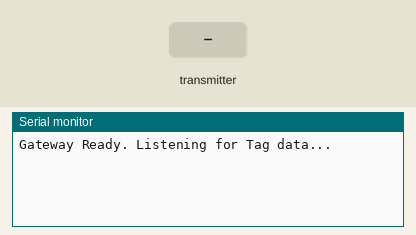
The sketch below on a simulated ESP32. Parts: the last lines printed to the serial monitor. Inputs (shaded band) come from the test bench.

Above: at 1.2 s.
1.3 s: the transmitter starts sending tag_id = 0
At 1.8 s:
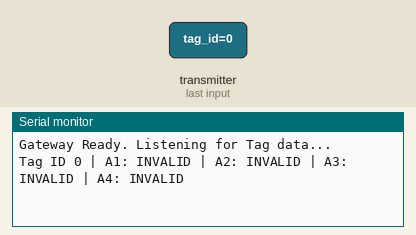
3.3 s: the transmitter starts sending distances.0 = 25
At 3.66 s:
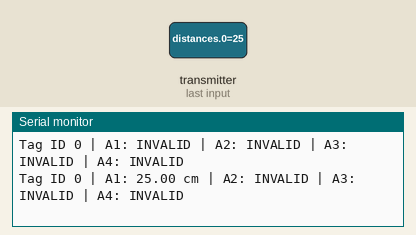
5.3 s: the transmitter starts sending distances.1 = 25
At 5.7 s:
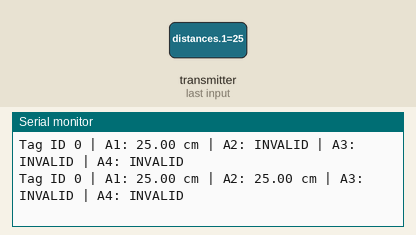
7.3 s: the transmitter starts sending distances.2 = 25
At 7.8 s:
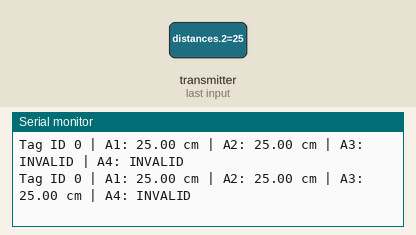
9.3 s: the transmitter starts sending distances.3 = 25
At 9.8 s:
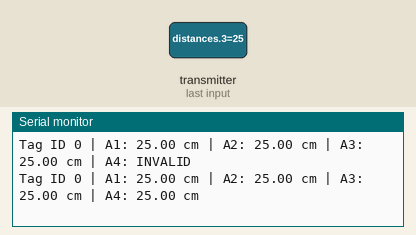
11.3 s: the transmitter starts sending distances.0 = 0
At 11.8 s:
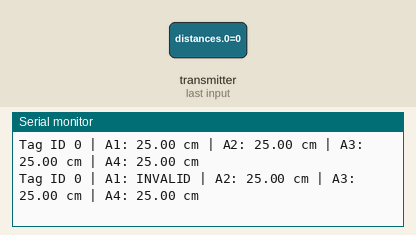

The sketch:

DWM3000_Gateway.ino
```cpp
#include <esp_now.h>
#include <WiFi.h>

#define NUM_ANCHORS 4

typedef struct struct_message {
  int tag_id;
  float distances[NUM_ANCHORS];
} struct_message;

volatile bool hasPacket = false;
struct_message latest;

void OnDataRecv(const esp_now_recv_info_t *info, const uint8_t *incomingData, int len) {
  if (len < (int)sizeof(struct_message)) return;  // tolerate future extensions
  memcpy((void*)&latest, incomingData, sizeof(struct_message));
  hasPacket = true;
}

void setup() {
  Serial.begin(115200);
  WiFi.mode(WIFI_STA);

  if (esp_now_init() != ESP_OK) {
    Serial.println("Error initializing ESP-NOW");
    return;
  }

  esp_now_register_recv_cb(OnDataRecv);
  Serial.println("Gateway Ready. Listening for Tag data...");
}

void loop() {
  if (hasPacket) {
    hasPacket = false;

    Serial.print("Tag ID ");
    Serial.print(latest.tag_id);
    Serial.print(" | ");

    for (int i = 0; i < NUM_ANCHORS; i++) {
      Serial.print("A");
      Serial.print(i + 1);
      Serial.print(": ");

      if (latest.distances[i] > 0) {
        Serial.print(latest.distances[i], 2);
        Serial.print(" cm");
      } else {
        Serial.print("INVALID");
      }

      if (i < NUM_ANCHORS - 1) Serial.print(" | ");
    }
    Serial.println();
  }

  delay(10);
}
```

Measured:
- after the input at 1.3 s, the serial monitor: prints a new line after 0.05 s (image 1)
- after the input at 3.3 s, the serial monitor: prints a new line after 0.06 s (image 2)
- after the input at 5.3 s, the serial monitor: prints a new line after 0.06 s (image 3)
- after the input at 7.3 s, the serial monitor: prints a new line after 0.05 s (image 4)
- after the input at 9.3 s, the serial monitor: prints a new line after 0.06 s (image 5)
- after the input at 11.3 s, the serial monitor: prints a new line after 0.05 s (image 6)
